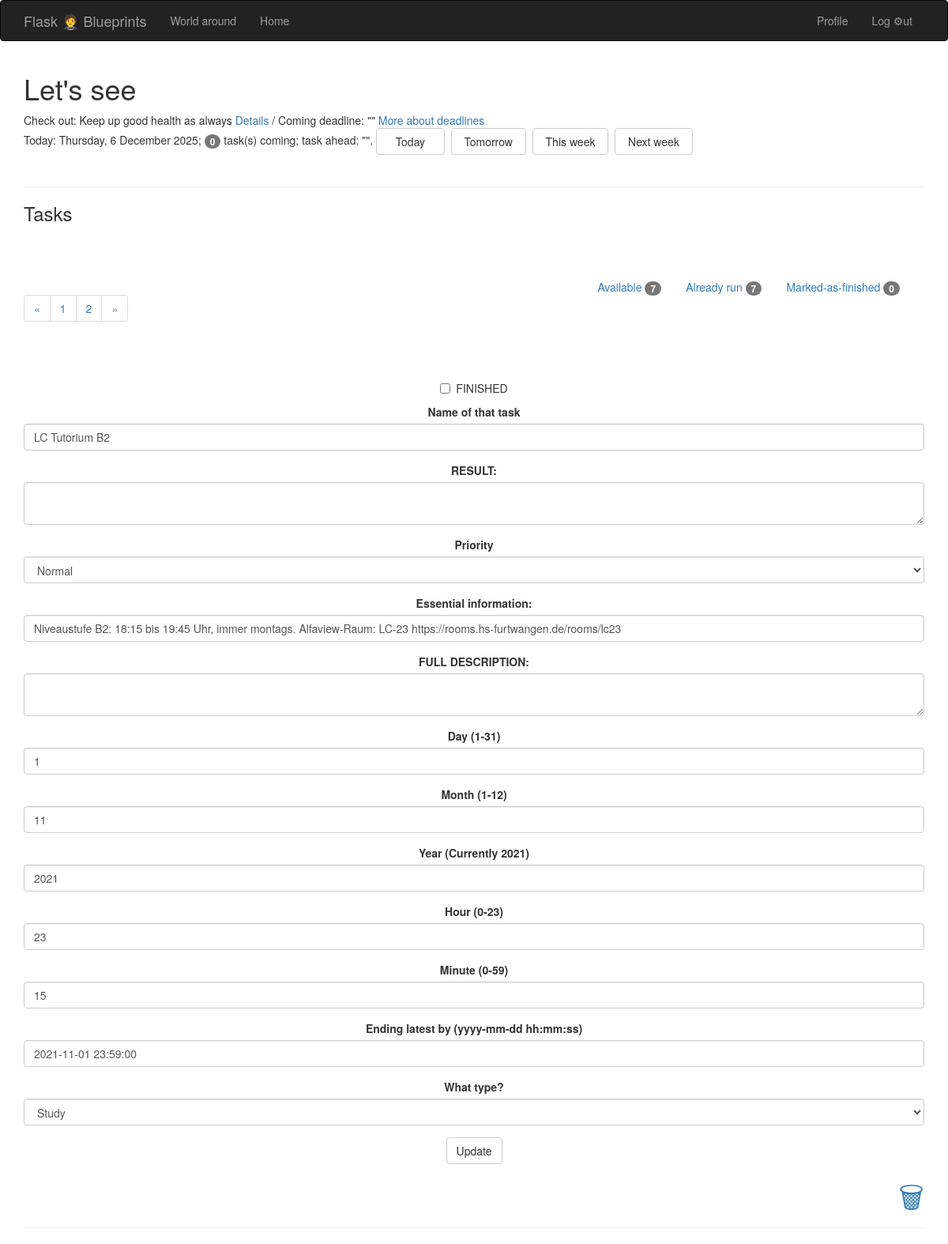
The page /namsupdatetask/2 (signed in) on the database its author committed.
### flask_blueprint/app/models.py (models this page shows, shortened)
class Namstask(db.Model):
    __tablename__ = 'namstasks'
    id = db.Column(db.Integer, primary_key=True)
    taskname = db.Column(db.Text, index=True)
    runtime = db.Column(db.DateTime, index=True)
    runtime_todayed = db.Column(db.Boolean, index=True)####
    finished = db.Column(db.Boolean, default=False, index=True)
    info = db.Column(db.Text)
    info_show = db.Column(db.Text)
    desc = db.Column(db.Text)
    result = db.Column(db.Text)
    priority = db.Column(db.Text)
    type_id = db.Column(db.Integer, db.ForeignKey('tasktypes.id'))   # db.ForeignKey('table_name.attr')
    thisinfo_creationtime = db.Column(db.DateTime, default=datetime.utcnow())
    thisinfo_lastupdatetime = db.Column(db.DateTime, default=datetime.utcnow())
    est_endtime = db.Column(db.DateTime)  ## New 20 Oct 2021
    overlapping = db.Column(db.Boolean) ## New 20 Oct 2021
    matching_searchrequest = db.Column(db.Boolean, default=False, index=True)
    alive = db.Column(db.Boolean, default=False, index=True)
    trashed = db.Column(db.Boolean, default=False, index=True)

### flask_blueprint/app/main/views.py (the view, shortened to what this page needs)
@main.route('/namsupdatetask/<int:id>', methods=['GET', 'POST'])
@admin_required
def namsupdatetask(id):
    alldeadlines = DeadLine.query.all()
    struct_time = time.localtime()
    now = datetime(struct_time.tm_year, struct_time.tm_mon, struct_time.tm_mday, struct_time.tm_hour, struct_time.tm_min, struct_time.tm_sec, 0)
    for deadline in alldeadlines:
        from ..ext_functions import today
        if str(today()) in str(deadline.deadline_time):
            deadline.todayed = True
        if str(today()) not in str(deadline.deadline_time):
            deadline.todayed = False
        if (now-deadline.deadline_time).total_seconds() < 0:
            deadline.overdrafted = False
        if (now-deadline.deadline_time).total_seconds() > 0:
            deadline.overdrafted = True
        db.session.add(deadline)
        db.session.commit()
    upcomingdeadline = DeadLine.query.filter_by(overdrafted=False).order_by(DeadLine.deadline_time.asc()).first() ####
    today = dt.date.today()
    struct_time = time.localtime()
    current_time = datetime(struct_time.tm_year, struct_time.tm_mon, struct_time.tm_mday, struct_time.tm_hour, struct_time.tm_min, struct_time.tm_sec, 0)
    numberof_alloutdatedtasks = len([t for t in Namstask.query.filter_by(alive=False).order_by(Namstask.runtime.asc()).all()\
                                    if t.trashed!=True])
    numberof_allfinishedtasks = len([t for t in Namstask.query.filter_by(finished=True).order_by(Namstask.runtime.asc()).all()\
                                    if t.trashed!=True])
    numberof_todayedtasks = len([t for t in Namstask.query.filter_by(alive=True).order_by(Namstask.runtime.asc()).all()\
                                if t.finished==False and t.runtime_todayed==True and t.trashed!=True])
    numberof_availabletasks = len([t for t in Namstask.query.filter(Namstask.trashed!=True).order_by(Namstask.runtime.asc()).all()])
    updatedtask = Namstask.query.filter_by(id=id).first()
    form = TaskUpdateForm(task=Namstask())
    nexttask = Namstask.query.filter_by(alive=True).order_by(Namstask.runtime.asc()).first()
    outdatedtasks_exist = False
    y = Namstask.query.filter(Namstask.trashed!=True).all()
    for u in y:
        if u.alive == False:
            outdatedtasks_exist = True
            break
    page = request.args.get('page', -1, type=int)
    alltasks = Namstask.query.filter(Namstask.trashed!=True).all()
    numberofpages = latestpage = (len(alltasks) - 1) // 5 + 1
    for p in range(1,latestpage+1):
        pagination = Namstask.query.filter(Namstask.trashed!=True).order_by(Namstask.runtime.asc()).paginate(p, per_page=5, error_out=False)
        if Namstask.query.filter_by(id=updatedtask.id).first() in pagination.items:
            currentpage = p
            print('CURRENT PAGE: '+str(currentpage))
    form.taskname.data = updatedtask.taskname
    form.info.data = updatedtask.info
    form.desc.data = updatedtask.desc
    form.Result.data = updatedtask.result
    form.Finished.data = updatedtask.finished
    form.priority.data = updatedtask.priority
    form.type.data = form.type.coerce(updatedtask.Tasktype.id)
    form.year.data = updatedtask.runtime.year
    form.month.data = updatedtask.runtime.month
    form.day.data = updatedtask.runtime.day
    form.hour.data = updatedtask.runtime.hour
    form.minute.data = updatedtask.runtime.minute
    form.est_endtime.data = updatedtask.est_endtime
    page = request.args.get('page', latestpage+1, type=int)
    pagination = Namstask.query.filter(Namstask.trashed!=True).order_by(Namstask.runtime.asc()).paginate(page, per_page=5, error_out=False)
    tasks = pagination.items
    struct_time = time.localtime()
    now = datetime(struct_time.tm_year, struct_time.tm_mon, struct_time.tm_mday, struct_time.tm_hour, struct_time.tm_min, struct_time.tm_sec, 0)
    todayshow = fullday(str(time.asctime()).split(' ')[0])+', '+str(now.day)+' '+fullmonth(str(time.asctime()).split(' ')[1].split(' ')[0])+' '+str(now.year)
    return render_template('namlife__.html', tasks = tasks, pagination=pagination, form=form, nexttask=nexttask,
                            current_time=current_time, today=today, outdatedtasks_exist=outdatedtasks_exist,
                            numberof_alloutdatedtasks=numberof_alloutdatedtasks, numberof_allfinishedtasks=numberof_allfinishedtasks,
                            numberof_todayedtasks=numberof_todayedtasks, numberof_availabletasks=numberof_availabletasks,
                            upcomingdeadline=upcomingdeadline, todayshow=todayshow)

### flask_blueprint/app/main/forms.py
class TaskUpdateForm(FlaskForm):
    Finished = BooleanField('FINISHED')
    taskname = StringField ('Name of that task', validators=[DataRequired()])
    Result = TextAreaField('RESULT:')
    priority = SelectField(choices=["Normal", "High"])
    info = StringField('Essential information:')
    desc = TextAreaField('FULL DESCRIPTION:')
    day = StringField('Day (1-31)', validators=[DataRequired()])
    month = StringField('Month (1-12)', validators=[DataRequired()])
    year = StringField('Year (Currently 2021)', validators=[DataRequired()])
    hour = StringField('Hour (0-23)', validators=[DataRequired()])
    minute = StringField('Minute (0-59)')
    est_endtime = StringField('Ending latest by              (yyyy-mm-dd hh:mm:ss)')
    type = SelectField('What type? ', coerce=int) #####
    submit = SubmitField('Update')
    def __init__(self, task, *args, **kwargs):
        super(TaskUpdateForm, self).__init__(*args, **kwargs)
        self.type.choices = [(tasktype.id, tasktype.name)
                             for tasktype in Tasktype.query.order_by(Tasktype.id).all()]
        self.task = task

### flask_blueprint/app/auth/views.py (called while the page is built)
@auth.before_app_request
def before_request():
    if current_user.is_authenticated \
            and not current_user.confirmed \
            and request.blueprint != 'auth' \
            and request.endpoint != 'static':
        return redirect(url_for('auth.unconfirmed'))   ### line 94: return render_template('auth/resendconfirmation.html', form=form)

@auth.before_app_request
def before_request():
    if current_user.is_authenticated:
        current_user.ping()
        if not current_user.confirmed \
                and request.endpoint \
                and request.blueprint != 'auth' \
                and request.endpoint != 'static':
            return redirect(url_for('auth.unconfirmed'))

### flask_blueprint/app/ext_functions.py (called while the page is built)
def today():
    today = datetime.date.today()
    return today

def fullmonth(month=str()):
    for m in ['January','February','March','April','May','June','July','August','September','October','November','December']:
        if month.lower() in m.lower():
            r=m
            return r

def fullday(day=str()):
    for d in ['Monday','Tuesday','Wednesday','Thursday','Friday','Saturday','Sunday']:
        if day.lower() in d.lower():
            r=d
            return r

### flask_blueprint/app/main/__init__.py (called while the page is built)
@main.app_context_processor
def inject_permissions():
    return dict(Permission=Permission)

@main.app_context_processor
def inject_abc():
    abc = "ABC is shown here!"
    return dict(abc=abc)

### flask_blueprint/app/templates/namlife__.html (shortened to what this page needs)
{% extends "base__.html" %}
{% block page_content%}
<h1>Let's see</h1>
Check out: Keep up good health as always <a href="/namsinsulin">Details</a> /
Coming deadline: "{{upcomingdeadline.duty}}" {%if upcomingdeadline.deadline_time%}with{{moment(current_time).toTime(upcomingdeadline.deadline_time)}} {%endif%} <a href="{{url_for('.viewalldeadlines')}}">More about deadlines</a><br>
Today: {{todayshow}}; <span class="badge">{{numberof_todayedtasks}}</span> task(s) coming; task ahead: "<a href="{{url_for('.namslife')}}#{{nexttask.id}}">{{nexttask.taskname}}</a>". <span><a href="{{url_for('.namslifetoday')}}" class="btn btn-default">&nbsp&nbsp&nbspToday&nbsp&nbsp&nbsp</a></span>&nbsp <span><a href="{{url_for('.namslifetomorrow')}}" class="btn btn-default">&nbspTomorrow&nbsp</a></span>&nbsp <span><a href="{{url_for('.namslifethisweek')}}" class="btn btn-default">&nbspThis week&nbsp</a></span>&nbsp <span><a href="{{url_for('.namslifenextweek')}}" class="btn btn-default">&nbspNext week&nbsp</a></span>
<br><br>
<hr>
<h3 id="allthetasks">Tasks</h3><br>
<br><br>
{% import "_macros_nam.html" as macros %}
{{ macros.pagination_widget(pagination, '.namslife') }}
<table align="right">
  <tr>
    <td><span align="center"> <a href="{{url_for('.namslife')}}#allthetasks">Available</a> <span class="badge">{{numberof_availabletasks}}</span></td>
    <td>&nbsp&nbsp&nbsp&nbsp&nbsp&nbsp&nbsp&nbsp</td>
    <td><a href="{{url_for('.outdatedtasks')}}">Already run</a> <span class="badge">{{numberof_alloutdatedtasks}}</span></td>
<td>&nbsp&nbsp&nbsp&nbsp&nbsp&nbsp&nbsp&nbsp</td>
    <td><a href="{{url_for('.finishedtasks')}}">Marked-as-finished</a> <span class="badge">{{numberof_allfinishedtasks}}</span></td>
<td>&nbsp&nbsp&nbsp&nbsp&nbsp&nbsp&nbsp&nbsp</td>
  </tr>
</table>
<br><br>
<span id="namslife_form">&nbsp</span>
<br>{% import "bootstrap/wtf.html" as wtf %}
<div align="center">
    {{ wtf.quick_form(form, form_type="horizontal") }}
</div>
<h1 align="right"><a href="/tasktrashbin">🗑</a></h1><hr>
{% endblock %}

### rows shown on the page
Namstask: taskname "LC Tutorium B2", priority "Normal", info "Niveaustufe B2: 18:15 bis 19:45 Uhr, immer montags. Alfaview-Raum: LC-23 https://rooms.hs-furtwangen.de/rooms/lc23", est_endtime "2021-11-01 23:59:00", type "Study"

### other values the page prints
{{ todayshow }} "Thursday, 6 December 2025"
{{ numberof_todayedtasks }} "0"
{{ p }} "1" "2"
{{ numberof_availabletasks }} "7"
{{ numberof_alloutdatedtasks }} "7"
{{ numberof_allfinishedtasks }} "0"
